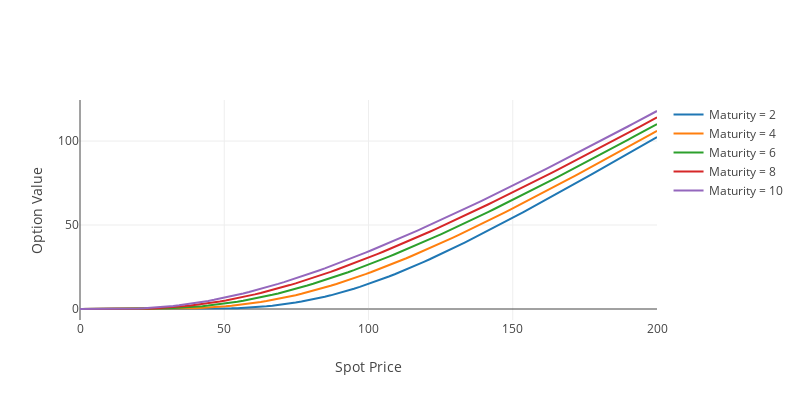
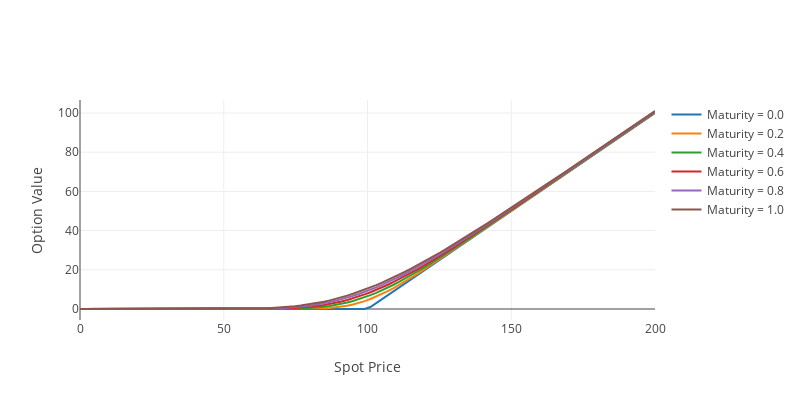

Source (notebook cell) for these figures, in order:
### Code cell
# X-axis : Spot Price 
S = np.linspace(0, 200, 100) 
# Maturity 2 ~ 10 
data1 = [] 

for i in range(2,11,2): 
    T = i 
    Z = europian_option(S, K, T, r, sigma, 'call') 
    trace = go.Scatter(x=S, y=Z, name=('Maturity = '+ str(T))) 
    data1.append(trace) 

# Maturity 0 ~ 2 
data2 = [] 

for i in range(0,11,2): 
    T = i / 10 
    Z = europian_option(S, K, T, r, sigma, 'call') 
    trace = go.Scatter(x=S, y=Z, name=('Maturity = '+ str(T))) 
    data2.append(trace) 

# Plotting 
layout = go.Layout(width=800, height=400, xaxis=dict(title='Spot Price'), yaxis=dict(title='Option Value')) 
fig1 = dict(data=data1, layout=layout) 
fig2 = dict(data=data2, layout=layout) 
iplot(fig1) 
iplot(fig2)
